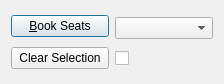
   <widget class="QWidget" name="layoutWidget">
    <property name="geometry">
     <rect>
      <x>700</x>
      <y>420</y>
      <width>224</width>
      <height>84</height>
     </rect>
    </property>
    <layout class="QHBoxLayout" name="horizontalLayout">
     <item>
      <layout class="QVBoxLayout" name="verticalLayout_2">
       <item>
        <widget class="QPushButton" name="bookButton">
         <property name="text">
          <string>&amp;Book Seats</string>
         </property>
         <property name="icon">
          <iconset resource="resources.qrc">
           <normaloff>:/resources/book.gif</normaloff>:/resources/book.gif</iconset>
         </property>
         <property name="iconSize">
          <size>
           <width>40</width>
           <height>40</height>
          </size>
         </property>
         <property name="default">
          <bool>true</bool>
         </property>
         <property name="flat">
          <bool>false</bool>
         </property>
        </widget>
       </item>
       <item>
        <widget class="QPushButton" name="clearButton">
         <property name="text">
          <string>Clear Selection</string>
         </property>
        </widget>
       </item>
      </layout>
     </item>
     <item>
      <layout class="QVBoxLayout" name="verticalLayout">
       <item>
        <widget class="QComboBox" name="cmbEvent"/>
       </item>
       <item>
        <widget class="QCheckBox" name="checkBox">
         <property name="text">
          <string/>
         </property>
         <property name="icon">
          <iconset resource="resources.qrc">
           <normaloff>:/resources/wheelchair-icon.png</normaloff>:/resources/wheelchair-icon.png</iconset>
         </property>
         <property name="iconSize">
          <size>
           <width>30</width>
           <height>30</height>
          </size>
         </property>
        </widget>
       </item>
      </layout>
     </item>
    </layout>
   </widget>
